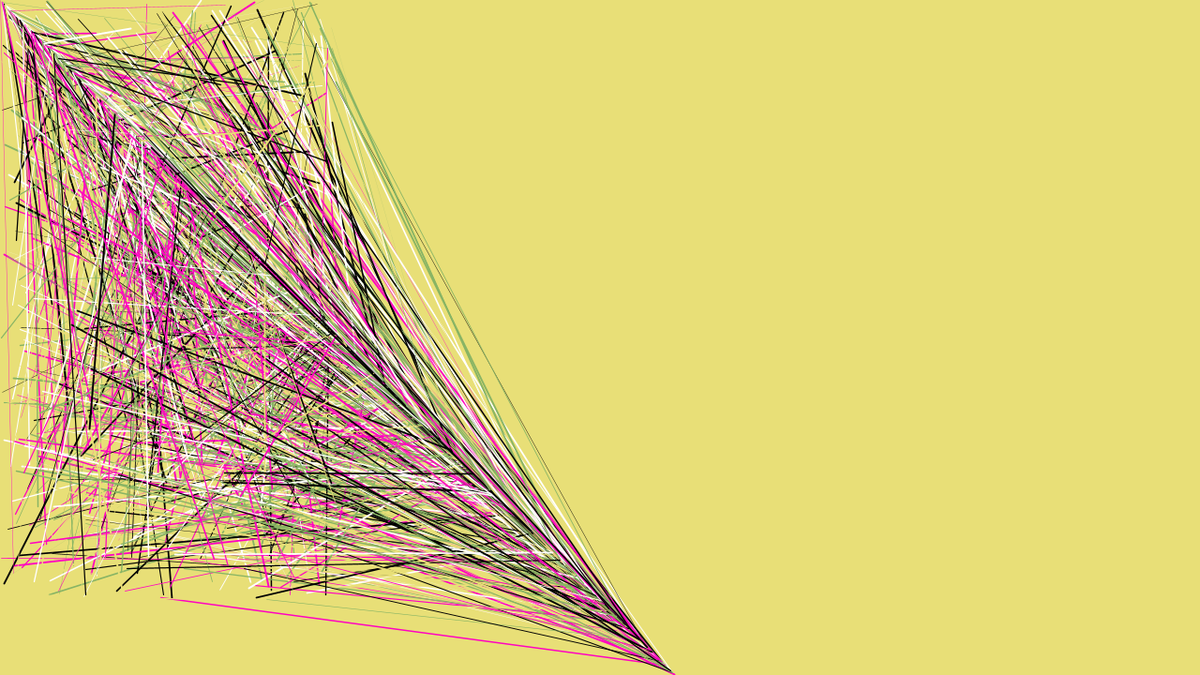
Frame 1 (no input)
Frame 2 (the mouse pressed at the canvas centre, redrawn once): identical to frame 1, image omitted

The Processing sketch that drew this single still picture (run headless with seeded random() and noise(); the mouse was pressed at the canvas centre and the sketch redrawn once):

// Processing sketch: processing_137673
// ── processing_137673.pde

//"Halfway There" is a dynamic sketch of lines in bright colors. This artwork has an unfinished feel to it, as the title suggests. 
//It is made up of code blocks, variables, arrays, and while loop, using the Camille color palette. 

//declare global variables
float x;
float y;
float counter = 0;
color [] camille = {#88B464, #FF03C0, #E8DF77, #FFFFFF, #000000 };
color [] palette = camille;

//setup code block 
void setup() {
  //largest canvas
  size(1280, 720);
  //brightest background
  background(palette[2]);
  //choose loop or no loop
  noLoop();
}

//draw code block
void draw() {
    //while statement
    while(counter < width) {
    float r = random (5); 
    //stroke weight and colors
    strokeWeight(random(2));
    stroke(camille[int(r)]);
    //introduce a local floating variable
    float z = random(height);
    //call upon global variables x and y
    x = random(height/2);
    y = random(width/2);
    //use the primitive function 
    line(x, y, z, z);
    //increment using selected operator
    counter++;
  }
}
  
